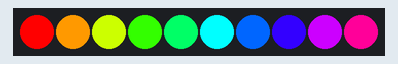
The sketch below on a simulated Arduino Uno, built with avr-gcc and run on an emulated ATmega328P. On the bench: 10 RGB LEDs in strip order, left to right.

Above: at 0.15 s.
At 5.61 s:
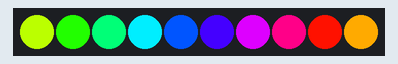
At 10.06 s:
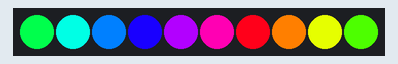
At 19.97 s:
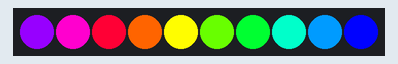
At 29.89 s:
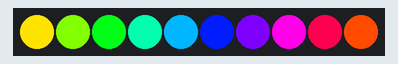
At 39.9 s:
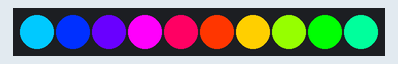

The sketch:

rainbow.ino
```cpp
#include <Adafruit_NeoPixel.h>

const int ledPin = 3;
const int NumLed = 10;
long firstPixel = 0;

Adafruit_NeoPixel strip(NumLed, ledPin);

void setup() {

  strip.begin();
  strip.show();
  Serial.begin(9600);

}

void loop() {

  rainbow(100);
  strip.show();

}

void rainbow(int wait) {

  firstPixel %= 65536;

  for(int i = 0; i < NumLed; i ++) {
    int hue = firstPixel + (i * 65536L / NumLed);
    strip.setPixelColor(i, strip.ColorHSV(hue));
    }

  firstPixel += 256;

  delay(wait);

}
```
